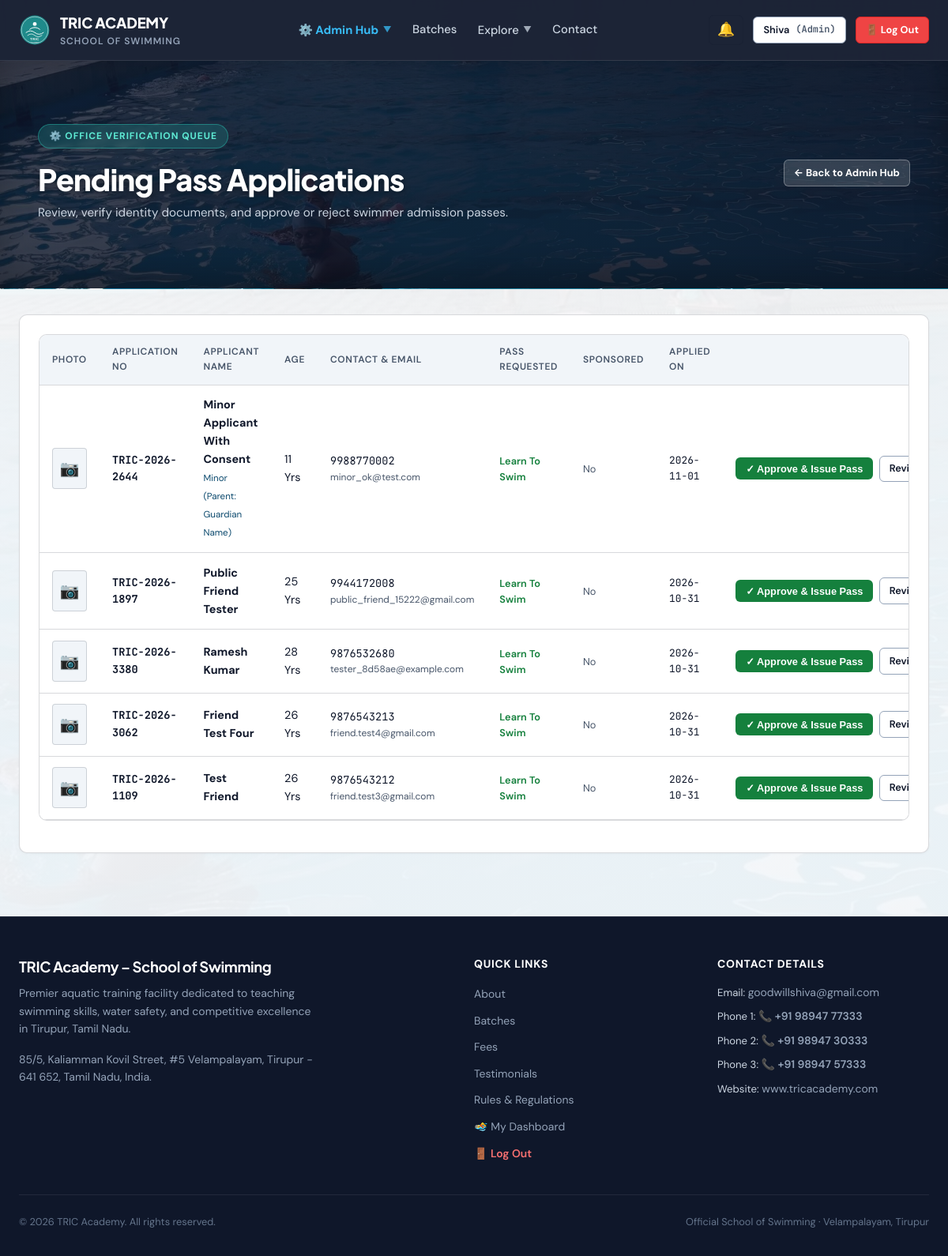
Page /admin/applicants (signed in) on the earlier database version.
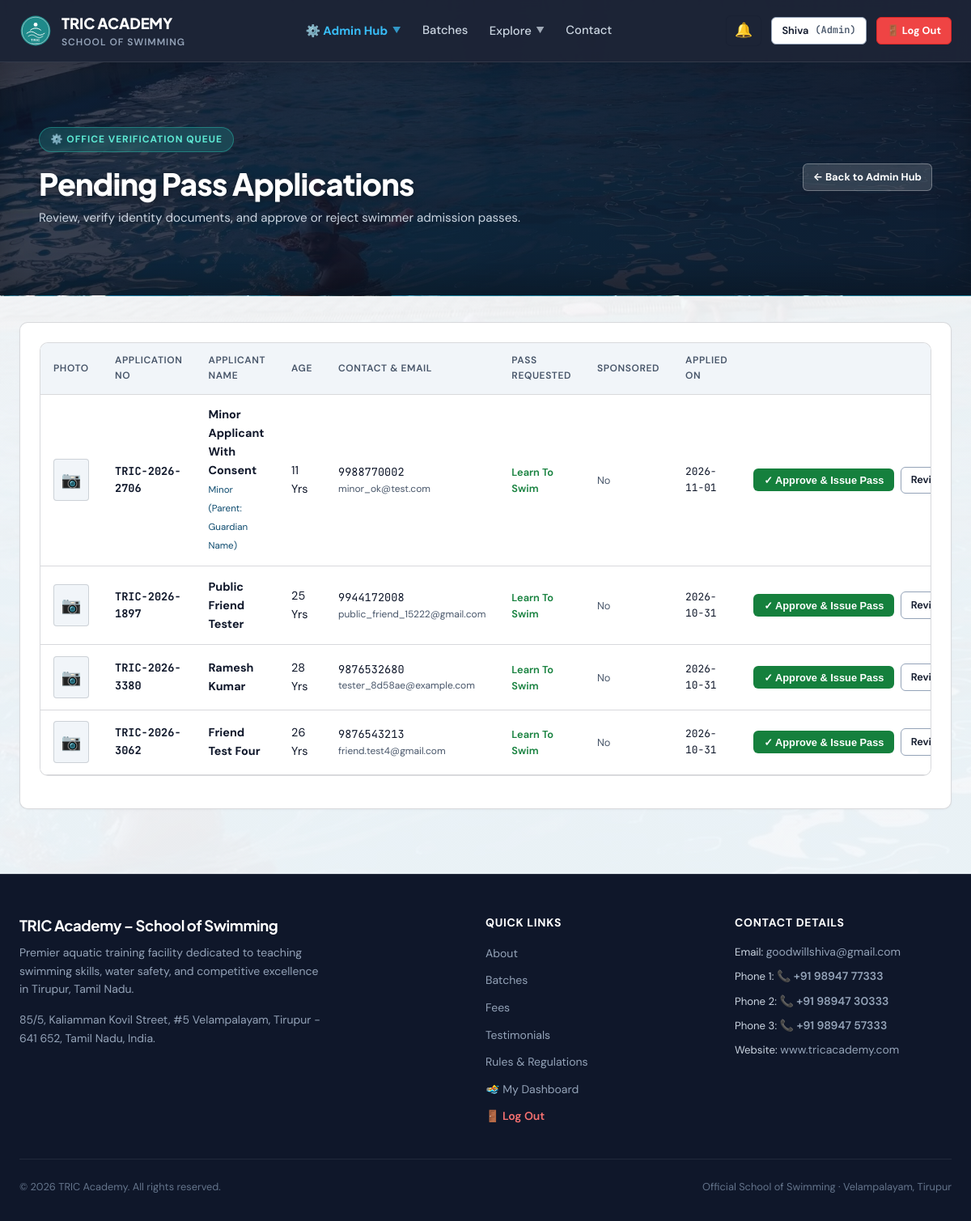
Same page on the later database version.
### tables this page shows
CREATE TABLE "users" (
    id INTEGER PRIMARY KEY AUTOINCREMENT,
    app_no TEXT UNIQUE NOT NULL,
    role TEXT CHECK(role IN ('member', 'coach', 'admin')) NOT NULL DEFAULT 'member',
    status TEXT CHECK(status IN ('pending', 'approved', 'deactivated')) NOT NULL DEFAULT 'pending',
    name TEXT NOT NULL,
    email TEXT NOT NULL,
    phone TEXT NOT NULL,
    password_hash TEXT NOT NULL,
    dob DATE,
    age INTEGER,
    address TEXT,
    pincode TEXT,
    guardian_name TEXT,
    guardian_occupation TEXT,
    experience TEXT,
    pass_type_requested TEXT CHECK(pass_type_requested IN ('learn_to_swim', 'competition')) DEFAULT 'learn_to_swim',
    sponsored INTEGER DEFAULT 0,
    sponsor_cert_filename TEXT,
    photo_filename TEXT,
    health_declared INTEGER DEFAULT 0,
    rules_agreed INTEGER DEFAULT 0,
    signature_name TEXT,
    place TEXT,
    application_date DATE DEFAULT (DATE('now')),
    email_verified INTEGER DEFAULT 0,
    email_token TEXT,
    phone_verified INTEGER DEFAULT 0,
    mock_otp TEXT,
    reset_token TEXT,
    reset_token_expiry DATETIME,
    created_at DATETIME DEFAULT CURRENT_TIMESTAMP,
    rules_confirmed_at DATETIME,
    parent_id INTEGER REFERENCES users(id)
, dpdp_consent INTEGER DEFAULT 0);

CREATE TABLE office_use (
    id INTEGER PRIMARY KEY AUTOINCREMENT,
    user_id INTEGER UNIQUE NOT NULL,
    coach_recommendation TEXT,
    pass_type_issued TEXT,
    validity_start DATE,
    validity_end DATE,
    id_card_number TEXT,
    id_card_fee_paid INTEGER DEFAULT 0,
    documents_verified INTEGER DEFAULT 0,
    section_ic_signature TEXT,
    section_ic_date DATE,
    approved_by TEXT,
    approved_at DATETIME,
    FOREIGN KEY (user_id) REFERENCES users(id) ON DELETE CASCADE
);

### app.py (the view)
@app.route('/admin/applicants')
@role_required(['admin'])
def admin_applicants():
    db = get_db()
    applicants = db.execute(
        """
        SELECT u.*, o.id_card_number, o.documents_verified
        FROM users u
        LEFT JOIN office_use o ON u.id = o.user_id
        WHERE u.status = 'pending'
        ORDER BY u.id DESC
        """
    ).fetchall()
    return render_template('admin_applicants.html', applicants=applicants)

### app.py (called while the page is built)
def get_db():
    if 'db' not in g:
        g.db = sqlite3.connect(DATABASE, timeout=30.0, detect_types=sqlite3.PARSE_DECLTYPES)
        g.db.row_factory = sqlite3.Row
        g.db.execute("PRAGMA busy_timeout = 30000")
        g.db.execute("PRAGMA journal_mode = WAL")
        g.db.execute("PRAGMA foreign_keys = ON")
    return g.db

def get_current_user():
    if session.get('logged_out'):
        return None
    uid = session.get('user_id')
    if not uid:
        return None
    db = get_db()
    user = db.execute(
        """
        SELECT u.*,
               m.id AS membership_id, m.plan_id, m.batch_id, m.start_date, m.end_date, m.is_active AS membership_active,
               b.name AS batch_name, b.is_competition,
               p.name AS plan_name, p.fee_amount
        FROM users u
        LEFT JOIN user_memberships m ON u.id = m.user_id AND m.is_active = 1
        LEFT JOIN batches b ON m.batch_id = b.id
        LEFT JOIN plans p ON m.plan_id = p.id
        WHERE u.id = ?
        """,
        (uid,)
    ).fetchone()
    return user

@app.context_processor
def inject_user():
    user = get_current_user()
    unread_notifications_count = 0
    notifications_list = []
    if user:
        try:
            db = get_db()
            notifications_list = db.execute(
                "SELECT * FROM notifications WHERE user_id = ? ORDER BY created_at DESC LIMIT 5",
                (user['id'],)
            ).fetchall()
            unread_notifications_count = db.execute(
                "SELECT COUNT(*) AS c FROM notifications WHERE user_id = ? AND is_read = 0",
                (user['id'],)
            ).fetchone()['c']
        except Exception:
            pass
    return dict(
        current_user=user,
        now=datetime.now(),
        unread_notifications_count=unread_notifications_count,
        user_notifications=notifications_list
    )

def role_required(allowed_roles):
    def decorator(f):
        @wraps(f)
        def decorated_function(*args, **kwargs):
            user = get_current_user()
            if not user:
                flash('Please log in.', 'warning')
                return redirect(url_for('login'))
            if user['role'] not in allowed_roles:
                abort(403)
            return f(*args, **kwargs)
        return decorated_function
    return decorator

### templates/admin_applicants.html (shortened to what this page needs)
{% extends "base.html" %}
{% block content %}
<div class="page-hero-banner">
  <div class="container" style="max-width: 1200px;">
    <div style="display: flex; justify-content: space-between; align-items: center; flex-wrap: wrap; gap: 1.5rem;">
      <div>
        <div class="hero-badge">⚙️ Office Verification Queue</div>
        <h1 style="color: #FFFFFF; margin: 0.25rem 0 0.5rem 0; font-size: clamp(1.75rem, 3.5vw, 2.35rem);">Pending Pass Applications</h1>
        <p style="color: #CBD5E1; margin: 0; font-size: 0.95rem;">Review, verify identity documents, and approve or reject swimmer admission passes.</p>
      </div>
      <div>
        <a href="{{ url_for('admin_dashboard') }}" class="btn btn-secondary btn-sm" style="background: rgba(255,255,255,0.15); border-color: rgba(255,255,255,0.3); color: #FFFFFF; font-weight: 700;">
          ← Back to Admin Hub
        </a>
      </div>
    </div>
  </div>
</div>
<div class="container" style="padding-top: 2rem; padding-bottom: 5rem;">
  <div class="card">
    {% if applicants %}
    <div class="table-container">
      <table class="data-table">
        <thead>
          <tr>
            <th>Photo</th>
            <th>Application No</th>
            <th>Applicant Name</th>
            <th>Age</th>
            <th>Contact &amp; Email</th>
            <th>Pass Requested</th>
            <th>Sponsored</th>
            <th>Applied On</th>
            <th style="text-align: right;">Action</th>
          </tr>
        </thead>
        <tbody>
          {% for a in applicants %}
          <tr>
            <td>
              <div style="width: 44px; height: 52px; border: 1px solid var(--border-hairline); border-radius: 4px; overflow: hidden; background: #F1F5F9;">
                {% if a.photo_filename %}
                  <img src="{{ url_for('serve_upload', category='photos', filename=a.photo_filename) }}" alt="{{ a.name }}" style="width: 100%; height: 100%; object-fit: cover;">
                {% else %}
                  <div style="display: flex; align-items: center; justify-content: center; height: 100%; color: #94A3B8; font-size: 1.25rem;">📷</div>
                {% endif %}
              </div>
            </td>
            <td class="font-mono" style="font-size: 0.85rem; font-weight: 700;">{{ a.app_no }}</td>
            <td>
              <div style="font-weight: 700;">{{ a.name }}</div>
              {% if a.age and a.age < 18 %}
                <span style="font-size: 0.725rem; color: var(--brand-accent);">Minor (Parent: {{ a.guardian_name or 'N/A' }})</span>
              {% elif a.age and a.age > 50 %}
                <span style="font-size: 0.725rem; color: var(--danger);">Senior &gt;50 (Fitness Cert Req.)</span>
              {% endif %}
            </td>
            <td>{{ a.age or '--' }} Yrs</td>
            <td>
              <div class="font-mono" style="font-size: 0.85rem;">{{ a.phone }}</div>
              <div style="font-size: 0.75rem; color: var(--text-muted);">{{ a.email }}</div>
            </td>
            <td>
              <span class="status-badge {{ 'status-competition' if a.pass_type_requested == 'competition' else 'status-active' }}">
                {{ a.pass_type_requested|replace('_', ' ')|title }}
              </span>
            </td>
            <td>
              {% if a.sponsored %}
                <span style="color: var(--brand-primary); font-weight: 700; font-size: 0.8rem;">Yes</span>
                {% if a.sponsor_cert_filename %}
                  <a href="{{ url_for('serve_upload', category='certs', filename=a.sponsor_cert_filename) }}" target="_blank" style="font-size: 0.75rem; display: block; text-decoration: underline;">[View Cert]</a>
                {% endif %}
              {% else %}
                <span style="color: var(--text-muted); font-size: 0.8rem;">No</span>
              {% endif %}
            </td>
            <td class="font-mono" style="font-size: 0.8rem;">{{ a.application_date }}</td>
            <td style="text-align: right; white-space: nowrap;">
              <div style="display: inline-flex; gap: 0.45rem; align-items: center; justify-content: flex-end;">
                <form action="{{ url_for('admin_quick_approve', user_id=a.id) }}" method="POST" class="quick-approve-form" data-user-id="{{ a.id }}" style="display: inline; margin: 0;">
                  <button type="submit" class="btn btn-primary btn-sm approve-pass-btn" id="approve-btn-{{ a.id }}" style="background-color: var(--success); font-weight: 700;">
                    ✓ Approve &amp; Issue Pass
                  </button>
                </form>
                <a href="{{ url_for('admin_application_review', user_id=a.id) }}" class="btn btn-secondary btn-sm" title="View paperwork">
                  Review 📄
                </a>
              </div>
            </td>
          </tr>
          {% endfor %}
        </tbody>
      </table>
    </div>
    {% else %}
    <p style="text-align: center; color: var(--text-muted); padding: 3rem 0;">
      No pending applications. All applicants have been reviewed and approved!
    </p>
    {% endif %}
  </div>
</div>
{% endblock %}

### templates/base.html (shortened to what this page needs)
<!DOCTYPE html>
<html lang="en">
<head>
  <link rel="stylesheet" href="{{ url_for('static', filename='css/theme.css') }}">
  <link rel="stylesheet" href="{{ url_for('static', filename='css/paper_form.css') }}">
</head>
<body class="{% block body_class %}{% endblock %}">
  <header class="top-navbar {% block nav_class %}{% endblock %}">
    <div class="nav-container">
      <a href="{{ url_for('index') }}" class="brand-lockup">
        <img src="{{ url_for('static', filename='images/logo.svg') }}" alt="TRIC Logo" class="brand-logo-img">
        <div>
          <span class="brand-name">TRIC ACADEMY</span>
          <span class="brand-sub" data-i18n="nav_brand_sub">School of Swimming</span>
        </div>
      </a>
      <nav class="nav-links">
        {% if current_user and current_user.role == 'member' %}
          <a href="{{ url_for('member_dashboard') }}" class="nav-link {% if request.path in ('/dashboard', '/member/dashboard') %}active{% endif %}" data-i18n="nav_dashboard">🏊 My Dashboard</a>
          <a href="{{ url_for('renew_membership') }}" class="nav-link {% if request.path == '/renew' %}active{% endif %}" data-i18n="nav_renew">⚡ Renew Pass</a>
          <a href="{{ url_for('index') }}#batches" class="nav-link" data-i18n="nav_batches">Batches</a>
        {% elif current_user and current_user.role == 'admin' %}
          <div class="nav-dropdown" id="navAdminDropdown">
            <button type="button" class="nav-dropdown-toggle {% if '/admin' in request.path %}active{% endif %}" style="color: #38BDF8; font-weight: 700;">
              <span>⚙️ Admin Hub</span>
              <span class="nav-dropdown-chevron">▼</span>
            </button>
          </div>
          <a href="{{ url_for('index') }}#batches" class="nav-link" data-i18n="nav_batches">Batches</a>
        {% else %}
          <a href="{{ url_for('index') }}#about" class="nav-link" data-i18n="nav_about">About</a>
          <a href="{{ url_for('index') }}#batches" class="nav-link" data-i18n="nav_batches">Batches</a>
          <a href="{{ url_for('index') }}#fees" class="nav-link" data-i18n="nav_fees">Fees</a>
        {% endif %}
        <div class="nav-dropdown" id="navExploreDropdown">
          <button type="button" class="nav-dropdown-toggle {% if request.path in ('/rules', '/competition') %}active{% endif %}" aria-expanded="false" aria-haspopup="true">
            <span data-i18n="nav_explore">Explore</span>
            <span class="nav-dropdown-chevron">▼</span>
          </button>
        </div>
        <a href="{{ url_for('index') }}#contact" class="nav-link" data-i18n="nav_contact">Contact</a>
      </nav>
      <div class="nav-actions">
        {% if current_user %}
          <div class="notif-dropdown-wrapper">
            <button type="button" class="notif-btn" id="notifBellBtn" title="Notifications" onclick="document.getElementById('notifMenu').classList.toggle('open')">
              🔔
            </button>
          </div>
          <a href="{{ url_for('member_dashboard') if current_user.role == 'member' else url_for('admin_dashboard') }}" class="btn btn-secondary btn-sm nav-desktop-user">
            <span>{{ current_user.name.split()[0] }}</span>
            <span class="font-mono" style="font-size: 0.75rem; color: var(--text-muted);">({{ current_user.role|capitalize }})</span>
          </a>
          <a href="{{ url_for('logout') }}" class="btn btn-danger btn-sm nav-desktop-logout" style="font-weight: 700; background-color: #EF4444; border-color: #DC2626; color: #FFFFFF;" title="Log Out" data-i18n="nav_logout">
          </a>
        {% else %}
          <a href="{{ url_for('login') }}" class="btn btn-secondary btn-sm nav-desktop-login" data-i18n="nav_login">Login</a>
          <a href="{{ url_for('apply_pass') }}" class="btn btn-primary btn-sm nav-desktop-apply" data-i18n="nav_apply">Apply for Pass</a>
        {% endif %}
      </div>
    </div>
  </header>
  <main class="main-content">
    {% block content %}{% endblock %}
  </main>
  <footer class="site-footer">
    <div class="footer-container">
      <div class="footer-brand">
        <h4>TRIC Academy – School of Swimming</h4>
        <p>Premier aquatic training facility dedicated to teaching swimming skills, water safety, and competitive excellence in Tirupur, Tamil Nadu.</p>
        <div style="margin-top: 1rem; font-size: 0.85rem; color: #94A3B8;">
          <p>85/5, Kaliamman Kovil Street, #5 Velampalayam, Tirupur - 641 652, Tamil Nadu, India.</p>
        </div>
      </div>
      <div class="footer-col">
        <h5>Quick Links</h5>
        <ul class="footer-links">
          <li><a href="{{ url_for('index') }}#about" data-i18n="nav_about">About Academy</a></li>
          <li><a href="{{ url_for('index') }}#batches" data-i18n="nav_batches">Batch Schedules</a></li>
          <li><a href="{{ url_for('index') }}#fees" data-i18n="nav_fees">Membership Fees</a></li>
          <li><a href="{{ url_for('index') }}#testimonials" data-i18n="nav_testimonials">Member Testimonials</a></li>
          <li><a href="{{ url_for('rules') }}" data-i18n="nav_rules">Pool Rules & Safety</a></li>
          {% if current_user %}
            <li><a href="{{ url_for('member_dashboard') if current_user.role == 'member' else url_for('admin_dashboard') }}" data-i18n="nav_dashboard">My Dashboard</a></li>
            <li><a href="{{ url_for('logout') }}" style="color: #F87171; font-weight: 600;" data-i18n="nav_logout">🚪 Log Out</a></li>
          {% else %}
            <li><a href="{{ url_for('apply_pass') }}" data-i18n="nav_apply">Apply for Entry Pass</a></li>
          {% endif %}
        </ul>
      </div>
      <div class="footer-col">
        <h5>Contact Details</h5>
        <ul class="footer-links" style="font-size: 0.825rem;">
          <li>Email: <a href="mailto:goodwillshiva@gmail.com">goodwillshiva@gmail.com</a></li>
          <li>Phone 1: <a href="tel:+919894777333" class="phone-link">📞 +91 98947 77333</a></li>
          <li>Phone 2: <a href="tel:+919894730333" class="phone-link">📞 +91 98947 30333</a></li>
          <li>Phone 3: <a href="tel:+919894757333" class="phone-link">📞 +91 98947 57333</a></li>
          <li>Website: <a href="http://www.tricacademy.com" target="_blank">www.tricacademy.com</a></li>
        </ul>
      </div>
    </div>
    <div class="footer-bottom">
      <span>&copy; {{ now.year }} TRIC Academy. All rights reserved.</span>
      <span>Official School of Swimming · Velampalayam, Tirupur</span>
    </div>
  </footer>
</body>
</html>

Differences in the rows shown:
no longer on this page (row unchanged): office_use: app_no "TRIC-2026-2644", name "Minor Applicant With Consent", guardian_name "Guardian Name", age "11", phone "9988770002", email "minor_ok@test.com", pass_type_requested "Learn To Swim", application_date "2026-11-01"
no longer on this page (row edited): office_use: app_no "TRIC-2026-1109", name "Test Friend", age "26", phone "9876543212", email "friend.test3@gmail.com", pass_type_requested "Learn To Swim", application_date "2026-10-31"
added office_use: app_no "TRIC-2026-2706", name "Minor Applicant With Consent", guardian_name "Guardian Name", age "11", phone "9988770002", email "minor_ok@test.com", pass_type_requested "Learn To Swim", application_date "2026-11-01"
